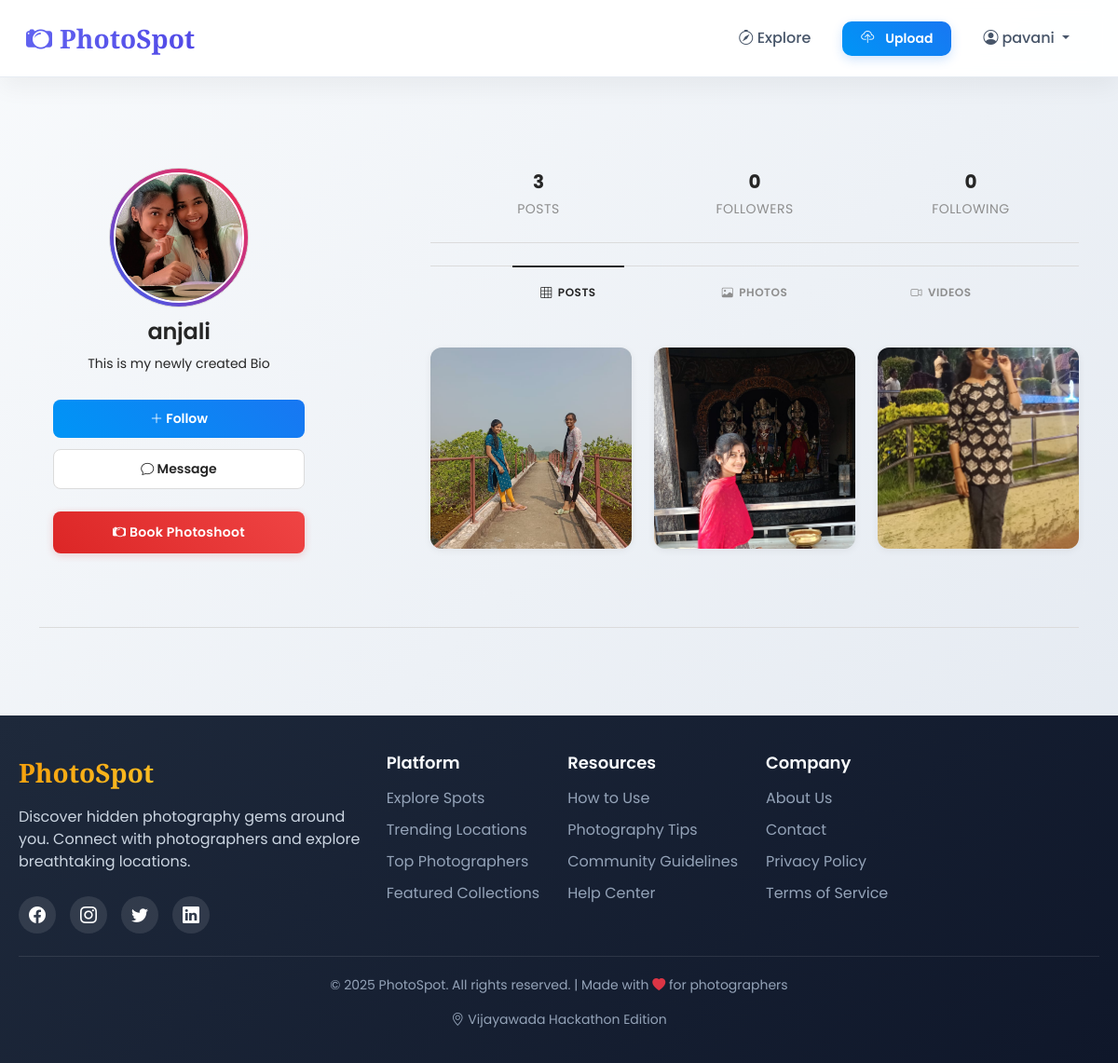
The page /profile/anjali/ (signed in) on the database its author committed.
### main/models.py (models this page shows, shortened)
class PhotographerProfile(models.Model):
    user = models.OneToOneField(User, on_delete=models.CASCADE)
    bio = models.TextField(blank=True)
    contact = models.CharField(max_length=30, blank=True)
    portfolio_link = models.URLField(blank=True)
    profile_pic = models.ImageField(upload_to='profiles/', blank=True, null=True)

class Post(models.Model):
    uploader = models.ForeignKey(User, on_delete=models.CASCADE, related_name='posts')
    title = models.CharField(max_length=200)
    description = models.TextField(blank=True)
    location = models.ForeignKey(Location, on_delete=models.SET_NULL, null=True, blank=True)
    image = models.ImageField(upload_to='posts/',  blank=True, null=True)
    video = models.FileField(upload_to='videos/', blank=True, null=True)
    created_at = models.DateTimeField(auto_now_add=True)

### main/views.py (the view)
# urls.py: path('profile/<str:username>/', views.profile, name='profile'),
def profile(request, username):
    owner = get_object_or_404(User, username=username)
    posts = (
        owner.posts
        .select_related('location')
        .annotate(
            likes_count=Count('likes', distinct=True),
            comments_count=Count('comments', distinct=True)
        )
        .order_by('-created_at')
    )
    profile = PhotographerProfile.objects.filter(user=owner).first()
    return render(request, 'main/profile.html', {'owner': owner, 'posts': posts, 'profile': profile})

### main/templates/main/profile.html (shortened to what this page needs)
{% extends 'main/base.html' %}
{% block content %}
    <div class="profile-page" style="margin-left: -20px; padding-left: 0;"></div>
    <div class="profile-layout">
        <div class="profile-left-column">
            <div class="profile-image-container">
                <div class="profile-image-wrapper">
                    {% if profile.profile_pic %}
                        <img src="{{ profile.profile_pic.url }}" class="profile-image" alt="{{ owner.username }}'s profile picture">
                    {% else %}
                        <img src="/static/default_profile.jpg" class="profile-image" alt="Default profile picture">
                    {% endif %}
                </div>
            </div>
            <h1 class="profile-username">{{ owner.username }}</h1>
            {% if profile.bio %}
            <p class="profile-bio">{{ profile.bio }}</p>
            {% endif %}
            <div class="profile-actions">
                {% if request.user == owner %}
                <a href="{% url 'edit_profile' %}" class="btn-action">
                    <i class="bi bi-pencil"></i> Edit Profile
                </a>
                {% else %}
                <button class="btn-action primary">
                    <i class="bi bi-plus-lg"></i> Follow
                </button>
                <button class="btn-action">
                    <i class="bi bi-chat"></i> Message
                </button>
                {% endif %}
                  {% if request.user != owner %}
                <button class="btn-booking" data-bs-toggle="modal" data-bs-target="#bookingModal">
                    <i class="bi bi-camera2"></i> Book Photoshoot
                </button>
                {% endif %}
            </div>
        </div>
        <div class="profile-right-column">
            <div class="profile-stats">
                <div class="stat">
                    <span class="stat-number">{{ posts.count }}</span>
                    <span class="stat-label">Posts</span>
                </div>
                <div class="stat">
                    <span class="stat-number">0</span>
                    <span class="stat-label">Followers</span>
                </div>
                <div class="stat">
                    <span class="stat-number">0</span>
                    <span class="stat-label">Following</span>
                </div>
            </div>
            <div class="gallery-tabs">
                <div class="tab active" data-filter="all">
                    <i class="bi bi-grid-3x3"></i> Posts
                </div>
                <div class="tab" data-filter="photo">
                    <i class="bi bi-image"></i> Photos
                </div>
                <div class="tab" data-filter="video">
                    <i class="bi bi-camera-video"></i> Videos
                </div>
            </div>
            <div class="gallery-section">
                {% if posts %}
                <div class="gallery-grid" id="galleryGrid">
                    {% for p in posts %}
                    <div class="gallery-item" data-id="{{ p.id }}"
                         data-type="{% if p.image %}photo{% elif p.video %}video{% endif %}">
                              <a href="#" class="open-post-modal"
   data-id="{{ p.id }}"
   data-type="{% if p.image %}photo{% elif p.video %}video{% endif %}"
   data-src="{% if p.image %}{{ p.image.url }}{% elif p.video %}{{ p.video.url }}{% endif %}"
   data-likes="{{ p.likes_count|default:'0' }}"
   data-comments="{{ p.comments_count|default:'0' }}"
   data-type="{% if p.image %}photo{% elif p.video %}video{% endif %}"
   data-uploader="{{ p.uploader.id }}">
    {% if p.image %}
        <img src="{{ p.image.url }}" class="gallery-media" alt="Post image">
    {% elif p.video %}
        <video class="gallery-media" muted playsinline>
            <source src="{{ p.video.url }}">
        </video>
    {% endif %}
</a>
                    </div>
                    {% endfor %}
                </div>
                {% endif %}
            </div>
        </div>
    </div>
</div>
{% endblock %}

### main/templates/main/base.html (shortened to what this page needs)
<!DOCTYPE html>
<html lang="en">
<head>
    <link href="https://cdn.jsdelivr.net/npm/bootstrap@5.3.0/dist/css/bootstrap.min.css" rel="stylesheet">
    <link rel="stylesheet" href="https://cdn.jsdelivr.net/npm/bootstrap-icons@1.10.0/font/bootstrap-icons.css">
</head>
<body>
<nav class="navbar navbar-expand-lg navbar-dark bg-dark px-3">
    <div class="container-fluid">
        <a class="navbar-brand" href="{% url 'explore' %}">
            <i class="bi bi-camera2 me-2"></i>PhotoSpot
        </a>
        <div class="collapse navbar-collapse" id="navMenu">
            <ul class="navbar-nav ms-auto align-items-center">
                {% if user.is_authenticated %}
                    <li class="nav-item">
                        <a class="nav-link" href="{% url 'explore' %}">
                            <i class="bi bi-compass me-1"></i>Explore
                        </a>
                    </li>
                    <li class="nav-item">
                        <a class="nav-link btn-upload" href="{% url 'post_create' %}">
                            <i class="bi bi-cloud-upload me-1"></i>Upload
                        </a>
                    </li>
                    <li class="nav-item dropdown">
                        <a class="nav-link dropdown-toggle" href="#" id="userDropdown" role="button"
                           data-bs-toggle="dropdown" aria-expanded="false">
                            <i class="bi bi-person-circle me-1"></i>{{ user.username|default:"Profile" }}
                        </a>
                    </li>
                {% endif %}
            </ul>
        </div>
    </div>
</nav>
    <div class="container main-container fade-in">
    {% block content %}{% endblock %}
<footer>
    <div class="footer-content">
        <div class="row">
            <div class="col-lg-4 mb-4">
                <div class="footer-brand">PhotoSpot</div>
                <p class="footer-tagline">
                    Discover hidden photography gems around you. Connect with photographers and explore breathtaking locations.
                </p>
                <div class="social-icons">
                    <a href="#" class="social-icon"><i class="bi bi-facebook"></i></a>
                    <a href="#" class="social-icon"><i class="bi bi-instagram"></i></a>
                    <a href="#" class="social-icon"><i class="bi bi-twitter"></i></a>
                    <a href="#" class="social-icon"><i class="bi bi-linkedin"></i></a>
                </div>
            </div>
            <div class="col-lg-8">
                <div class="footer-links">
                    <div class="footer-column">
                        <h5>Platform</h5>
                        <ul>
                            <li><a href="{% url 'explore' %}">Explore Spots</a></li>
                            <li><a href="#">Trending Locations</a></li>
                            <li><a href="#">Top Photographers</a></li>
                            <li><a href="#">Featured Collections</a></li>
                        </ul>
                    </div>
                    <div class="footer-column">
                        <h5>Resources</h5>
                        <ul>
                            <li><a href="#">How to Use</a></li>
                            <li><a href="#">Photography Tips</a></li>
                            <li><a href="#">Community Guidelines</a></li>
                            <li><a href="#">Help Center</a></li>
                        </ul>
                    </div>
                    <div class="footer-column">
                        <h5>Company</h5>
                        <ul>
                            <li><a href="#">About Us</a></li>
                            <li><a href="#">Contact</a></li>
                            <li><a href="#">Privacy Policy</a></li>
                            <li><a href="#">Terms of Service</a></li>
                        </ul>
                    </div>
                </div>
            </div>
        </div>
        <div class="copyright">
            <p>&copy; 2025 PhotoSpot. All rights reserved. | Made with <i class="bi bi-heart-fill text-danger"></i> for photographers</p>
            <p class="mt-2">
                <i class="bi bi-geo-alt me-1"></i>Vijayawada Hackathon Edition
            </p>
        </div>
    </div>
</footer>
</body>
</html>

### main/templates/main/base.html (style rules this page uses)
html { overflow-y: scroll; }
body { margin: 0; padding: 0; width: 100%; }
:root { --primary: #6366f1; --primary-dark: #4f46e5; --secondary: #f8fafc; --accent: #f59e0b; --dark: #1e293b; --light: #f1f5f9; --shadow: 0 10px 25px rgba(0, 0, 0, 0.05); --shadow-hover: 0 15px 30px rgba(0, 0, 0, 0.1); --radius: 16px; --transition: all 0.3s ease; }
* { margin: 0; padding: 0; box-sizing: border-box; }
body { font-family: 'Poppins', sans-serif; background: linear-gradient(135deg, #f8fafc 0%, #e2e8f0 100%); color: var(--dark); min-height: 100vh; display: flex; flex-direction: column; }
.navbar { position: fixed; top: 0; left: 0; width: 100%; z-index: 1000; background: rgba(255, 255, 255, 0.95) !important; backdrop-filter: blur(10px); border-bottom: 1px solid rgba(226, 232, 240, 0.8); padding: 15px 0; box-shadow: var(--shadow); }
.navbar-brand { font-family: 'Playfair Display', serif; font-weight: 700; font-size: 28px; background: linear-gradient(135deg, var(--primary) 0%, var(--primary-dark) 100%); -webkit-background-clip: text; -webkit-text-fill-color: transparent; transition: var(--transition); }
.nav-link { font-weight: 500; color: #475569 !important; margin: 0 8px; padding: 8px 16px !important; border-radius: 12px; transition: var(--transition); }
.btn-upload { background: linear-gradient(135deg, var(--primary) 0%, var(--primary-dark) 100%); color: white !important; border-radius: 12px; padding: 8px 20px !important; margin: 0 10px; font-weight: 600; box-shadow: 0 4px 15px rgba(99, 102, 241, 0.3); transition: var(--transition); }
.main-container { padding-top: 120px; padding-bottom: 50px; }
footer { background: linear-gradient(135deg, var(--dark) 0%, #0f172a 100%); color: white; padding: 40px 0 20px; margin-top: auto; }
.footer-content { max-width: 1200px; margin: 0 auto; padding: 0 20px; }
.footer-brand { font-family: 'Playfair Display', serif; font-size: 28px; font-weight: 700; background: linear-gradient(135deg, #f59e0b 0%, #fbbf24 100%); -webkit-background-clip: text; -webkit-text-fill-color: transparent; margin-bottom: 15px; display: inline-block; }
.footer-tagline { color: #cbd5e1; font-size: 16px; margin-bottom: 25px; max-width: 400px; }
.footer-links { display: flex; flex-wrap: wrap; gap: 30px; margin-bottom: 30px; }
.footer-column h5 { color: #f8fafc; font-size: 18px; margin-bottom: 15px; font-weight: 600; }
.footer-column ul { list-style: none; padding: 0; }
.footer-column ul li { margin-bottom: 10px; }
.footer-column ul li a { color: #94a3b8; text-decoration: none; transition: var(--transition); }
.social-icons { display: flex; gap: 15px; margin-top: 20px; }
.social-icon { width: 40px; height: 40px; background: rgba(255, 255, 255, 0.1); border-radius: 50%; display: flex; align-items: center; justify-content: center; color: white; font-size: 18px; transition: var(--transition); }
.copyright { text-align: center; padding-top: 20px; border-top: 1px solid rgba(255, 255, 255, 0.1); color: #94a3b8; font-size: 14px; }
.fade-in { animation: fadeIn 0.6s ease-out; }

### rows shown on the page
PhotographerProfile: profile_pic (picture), bio "This is my newly created Bio"
Post: image (picture)
Post: image (picture)
Post: image (picture)

### other values the page prints
{{ user.username|default:"Profile" }} "pavani"
{{ owner.username }} "anjali"
{{ posts.count }} "3"
